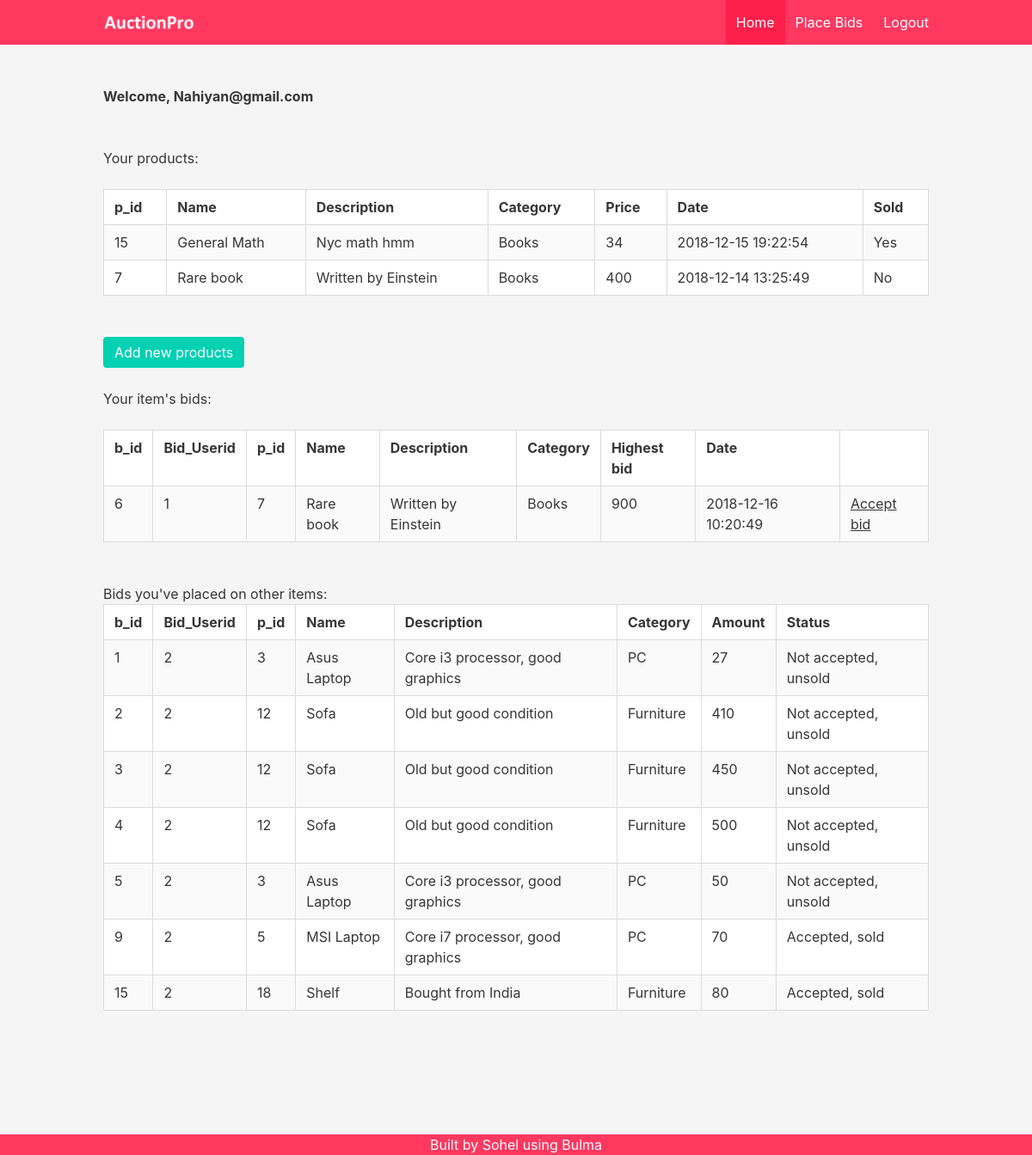
The app's page /welcome.php (signed in) with its own data.
### tables this page shows
CREATE TABLE `products` (
  `u_id` int(20) DEFAULT NULL,
  `p_id` int(11) NOT NULL,
  `name` varchar(30) DEFAULT NULL,
  `description` varchar(50) DEFAULT NULL,
  `category` int(10) DEFAULT NULL,
  `price` int(11) DEFAULT NULL,
  `date` datetime DEFAULT NULL,
  `sold` varchar(3) DEFAULT NULL
);

CREATE TABLE `categories` (
  `c_id` int(11) NOT NULL,
  `name` varchar(30) NOT NULL
);

CREATE TABLE `bids` (
  `b_id` int(11) NOT NULL,
  `u_id` int(30) DEFAULT NULL,
  `p_id` int(11) DEFAULT NULL,
  `amount` int(11) DEFAULT NULL,
  `date` datetime DEFAULT NULL,
  `accepted` int(1) NOT NULL DEFAULT '0'
);

### welcome.php (the view, shortened to what this page needs)
<!DOCTYPE html>
<html>
  <head>
    <link rel="stylesheet" href="bulma.css">
  <?php
  $conn = mysqli_connect('localhost','root','','userdata');
  $email = $_SESSION['email'];
  $u_id = $_SESSION['u_id'];
  ?>
  </head>
<body>
  <section class="hero is-danger">
  <div class="hero-head">
    <nav class="navbar">
      <div class="container">
        <div class="navbar-brand">
          <a class="navbar-item">
            <img src="testlogo.png" alt="Logo">
          </a>
        </div>
        <div id="navbarMenuHeroB" class="navbar-menu">
          <div class="navbar-end">
            <a class="navbar-item is-active" href="welcome.php">Home</a>
            <a class="navbar-item" href="place_bids.php">Place Bids</a>
            <a class="navbar-item" href="logout.php">Logout</a>
          </div>
        </div>
      </div>
    </nav>
  </div>
  <section class="hero is-light">
  <div class="hero-body">
    <div class="container">
    <p><b>Welcome, <?php echo $email ?></b></p>
    <br><br>
    <p>Your products: </p><br>
    <?php
    $sql = "SELECT p.p_id,p.name, p.description, c.name AS c_name, p.price, p.date, p.sold
        FROM products p, categories c
        WHERE p.Category = c.c_id AND u_id = $u_id
        ORDER BY p.sold Desc";
    $result = mysqli_query($conn, $sql);
    echo "<table class='table is-fullwidth is-striped is-bordered'>
        <tr>
          <th>p_id</th>
          <th>Name</th>
          <th>Description</th>
          <th>Category</th>
          <th>Price</th>
          <th>Date</th>
          <th>Sold</th>
        </tr>";
    while ($row = mysqli_fetch_assoc($result))
    {
      echo "<tr>
          <td>" . $row['p_id'] . "</td>" .
          "<td>" . $row['name'] . "</td>" .
          "<td>" . $row['description'] . "</td>" .
          "<td>" . $row['c_name'] . "</td>" .
          "<td>" . $row['price'] . "</td>" .
          "<td>" . $row['date'] . "</td>" .
          "<td>" . $row['sold'] . "</td>" .
          "</tr>" ;
    }
    echo "</table>";
    ?>
    <br>
    <a class="button is-primary" href="insert_product.php">Add new products</a>
    <br><br>
    <p>Your item's bids: </p><br>
    <?php
    $sql = "SELECT b.b_id, b.u_id AS u_id2, b.p_id AS p_id2,p.name AS p_name, p.description, c.name AS c_name, MAX(b.amount) AS highest, b.date AS bid_date
        FROM products p, categories c, bids b
        WHERE p.Category = c.c_id AND b.p_id = p.p_id AND p.sold='No' AND b.u_id<>$u_id AND p.u_id=$u_id
            GROUP BY b.p_id
            ";
    $result = mysqli_query($conn, $sql);
    echo "<table class='table is-fullwidth is-striped is-bordered'>
        <tr>
          <th>b_id</th>
          <th>Bid_Userid</th>
          <th>p_id</th>
          <th>Name</th>
          <th>Description</th>
          <th>Category</th>
          <th>Highest bid</th>
          <th>Date</th>
          <th></th>
        </tr>";
    while ($row = mysqli_fetch_assoc($result))
    {
      echo "<tr>
          <td>" . $row['b_id'] . "</td>" .
          "<td>" . $row['u_id2'] . "</td>" .
          "<td>" . $row['p_id2'] . "</td>" .
          "<td>" . $row['p_name'] . "</td>" .
          "<td>" . $row['description'] . "</td>" .
          "<td>" . $row['c_name'] . "</td>" .
          "<td>" . $row['highest'] . "</td>" .
          "<td>" . $row['bid_date'] . "</td>" .
          "<td><a href='accept_bid.php?pid=" . $row['p_id2']. "&bid=". $row['b_id'] ."'><u>Accept bid</u></a></td>" .
          "</tr>";
    }
    echo "</table>";
    ?>
    <br>
    <p>Bids you've placed on other items: </p>
    <?php
    $sql = "SELECT b.b_id, b.u_id AS u_id2, b.p_id AS p_id2,p.name AS p_name, p.description, c.name AS c_name, b.amount, b.accepted, p.sold
        FROM products p, categories c, bids b
        WHERE p.Category = c.c_id AND b.p_id = p.p_id AND b.u_id=$u_id";
    $result = mysqli_query($conn, $sql);
    echo "<table class='table is-fullwidth is-striped is-bordered'>
        <tr>
          <th>b_id</th>
          <th>Bid_Userid</th>
          <th>p_id</th>
          <th>Name</th>
          <th>Description</th>
          <th>Category</th>
          <th>Amount</th>
          <th>Status</th>
        </tr>";
    while ($row = mysqli_fetch_assoc($result))
    {
      echo "<tr>
          <td>" . $row['b_id'] . "</td>" .
          "<td>" . $row['u_id2'] . "</td>" .
          "<td>" . $row['p_id2'] . "</td>" .
          "<td>" . $row['p_name'] . "</td>" .
          "<td>" . $row['description'] . "</td>" .
          "<td>" . $row['c_name'] . "</td>" .
          "<td>" . $row['amount'] . "</td>" .
          "<td>";
        if($row['accepted']==1) $temp=1;
    	else if($row['accepted']==0 && $row['sold']=='Yes') $temp=2;
		else if($row['accepted']==0 && $row['sold']=='No') $temp=3;
          switch($temp)
          {
          	case 1:
          		echo "Accepted, sold";
          		break;
	        case 3:
	        	echo "Not accepted, unsold";
	        	break;
          }
          echo "</td>" .
          "</tr>";
    }
    echo "</table>";
    ?>
    <br><br><br>
  	</div>
	</div>
</section>
<div class="hero-foot"><div class="container has-text-centered"><p>Built by Sohel using Bulma</p></div></div>
</section>
</body>
</html>

### records on screen
products: p_id "15", name "General Math", description "Nyc math hmm", categories.name "Books", price "34", date "2018-12-15 19:22:54", sold "Yes"
products: p_id "7", name "Rare book", description "Written by Einstein", categories.name "Books", price "400", date "2018-12-14 13:25:49", sold "No", bids.b_id "6", bids.u_id "1", bids.p_id "7", highest "900", bids.date "2018-12-16 10:20:49"
products: bids.b_id "1", bids.u_id "2", bids.p_id "3", name "Asus Laptop", description "Core i3 processor, good graphics", categories.name "PC", bids.amount "27", sold "Not accepted, unsold", bids.b_id "5", bids.amount "50"
products: bids.b_id "2", bids.u_id "2", bids.p_id "12", name "Sofa", description "Old but good condition", categories.name "Furniture", bids.amount "410", sold "Not accepted, unsold", bids.b_id "3", bids.amount "450", bids.b_id "4", bids.amount "500"
products: bids.b_id "9", bids.u_id "2", bids.p_id "5", name "MSI Laptop", description "Core i7 processor, good graphics", categories.name "PC", bids.amount "70", shows "Accepted, sold"
products: bids.b_id "15", bids.u_id "2", bids.p_id "18", name "Shelf", description "Bought from India", categories.name "Furniture", bids.amount "80", shows "Accepted, sold"

### other values on screen
$email "Nahiyan@gmail.com"
